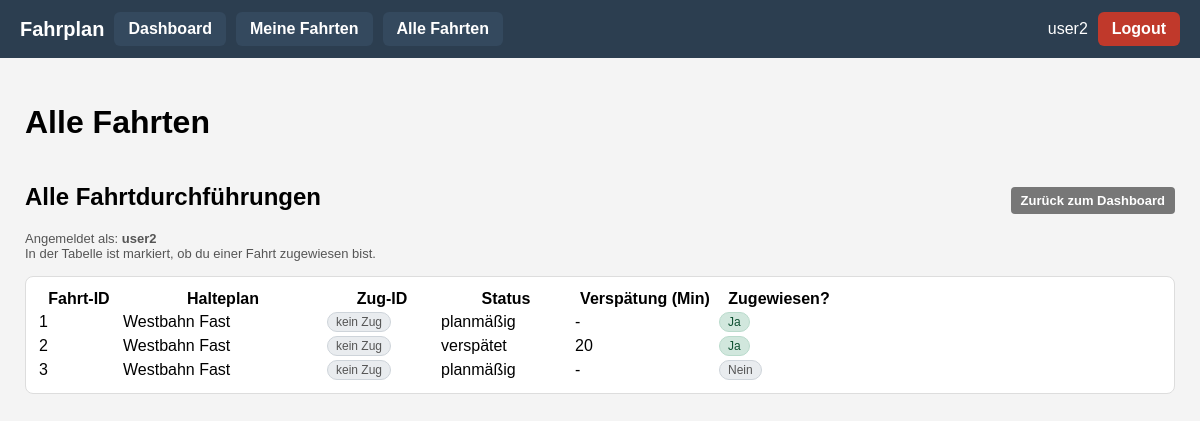
Screenshot of /fahrten/alle (signed in) with the database file from the repository.
### app/models.py (models this page shows, shortened)
class User(UserMixin, db.Model):
    __tablename__ = "user"
    id: so.Mapped[int] = so.mapped_column(primary_key=True)
    username: so.Mapped[str] = so.mapped_column(sa.String(64), index=True, unique=True)
    password_hash: so.Mapped[Optional[str]] = so.mapped_column(sa.String(256))
    role: so.Mapped[Role] = so.mapped_column(
        sa.Enum(Role), nullable=False, default=Role.MITARBEITER
    )
    mitarbeiter: so.Mapped["Mitarbeiter"] = so.relationship(
        back_populates="user", uselist=False
    )
    @property
    def is_admin(self) -> bool:
        return self.role == Role.ADMIN

class Mitarbeiter(db.Model):
    __tablename__ = "mitarbeiter"
    id: so.Mapped[int] = so.mapped_column(primary_key=True)
    name: so.Mapped[str] = so.mapped_column(sa.String(128), nullable=False)
    user_id: so.Mapped[int] = so.mapped_column(
        sa.ForeignKey("user.id"), unique=True, nullable=False
    )
    user: so.Mapped["User"] = so.relationship(back_populates="mitarbeiter")
    dienstzuweisungen: so.Mapped[List["Dienstzuweisung"]] = so.relationship(
        back_populates="mitarbeiter",
        cascade="all, delete-orphan",
    )

class Fahrtdurchfuehrung(db.Model):
    __tablename__ = "fahrtdurchfuehrung"
    fahrt_id: so.Mapped[int] = so.mapped_column(primary_key=True)
    halteplan_id: so.Mapped[int] = so.mapped_column(
        sa.ForeignKey("halteplan.halteplan_id"), nullable=False
    )
    zug_id: so.Mapped[int] = so.mapped_column(sa.Integer, nullable=False)
    status: so.Mapped[FahrtdurchfuehrungStatus] = so.mapped_column(
        sa.Enum(FahrtdurchfuehrungStatus),
        nullable=False,
        default=FahrtdurchfuehrungStatus.PLANMAESSIG,
    )
    verspaetung_min: so.Mapped[Optional[int]] = so.mapped_column(sa.Integer)
    halteplan: so.Mapped["Halteplan"] = so.relationship(back_populates="fahrten")
    dienstzuweisungen: so.Mapped[List["Dienstzuweisung"]] = so.relationship(
        back_populates="fahrt",
        cascade="all, delete-orphan",
    )
    halte: so.Mapped[List["FahrtHalt"]] = so.relationship(
        "FahrtHalt",
        back_populates="fahrt",
        cascade="all, delete-orphan",
    )
    segmente: so.Mapped[List["FahrtSegment"]] = so.relationship(
        "FahrtSegment",
        back_populates="fahrt",
        cascade="all, delete-orphan",
    )
    abfahrt_zeit: so.Mapped[datetime] = so.mapped_column(sa.DateTime(), nullable=False)
    price_factor: so.Mapped[float] = so.mapped_column(sa.Float, nullable=False, default=1.0)
    __table_args__ = (
        sa.CheckConstraint("price_factor >= 1", name="ck_fahrt_price_factor_ge1"),
    )

class Halteplan(db.Model):
    __tablename__ = "halteplan"
    halteplan_id: so.Mapped[int] = so.mapped_column(primary_key=True)
    bezeichnung: so.Mapped[str] = so.mapped_column(sa.String(128), nullable=False)
    strecke_id: so.Mapped[int] = so.mapped_column(
        sa.ForeignKey("strecke.id"), nullable=False, index=True
    )
    strecke: so.Mapped["Strecke"] = so.relationship("Strecke")
    fahrten: so.Mapped[List["Fahrtdurchfuehrung"]] = so.relationship(
        back_populates="halteplan",
        cascade="all, delete-orphan"
    )
    haltepunkte: so.Mapped[List["Haltepunkt"]] = so.relationship(
        "Haltepunkt",
        order_by="Haltepunkt.position",
        cascade="all, delete-orphan"
    )
    segmente: so.Mapped[List["HalteplanSegment"]] = so.relationship(
        "HalteplanSegment",
        order_by="HalteplanSegment.position",
        cascade="all, delete-orphan",
    )

### app/routes.py (the view)
@app.route("/fahrten/alle")
@login_required
def fahrten_alle():
    if not current_user.mitarbeiter:
        abort(403)
    mitarbeiter = current_user.mitarbeiter
    fahrten = Fahrtdurchfuehrung.query.all()
    zugewiesene_fahrten_ids = {
        dz.fahrt_id
        for dz in Dienstzuweisung.query.filter_by(mitarbeiter_id=mitarbeiter.id).all()
    }
    return render_template(
        "fahrten_alle.html",
        title="Alle Fahrten",
        fahrten=fahrten,
        mitarbeiter=mitarbeiter,
        zugewiesene_fahrten_ids=zugewiesene_fahrten_ids,
    )

### app/models.py (called while the page is built)
@login.user_loader
def load_user(id: str):
    return db.session.get(User, int(id))

### app/routes.py (called while the page is built)
@app.before_request
def before_request():
    if current_user.is_authenticated:
        current_user.last_seen = datetime.now(timezone.utc)
        db.session.commit()

### app/templates/fahrten_alle.html (shortened to what this page needs)
{% extends "base.html" %}
{% block content %}
<h1>{{ title or "Alle Fahrten" }}</h1>
<div class="card">
    <div class="card-header-row">
        <div>
            <h2>Alle Fahrtdurchführungen</h2>
            <p class="info-text">
                Angemeldet als: <strong>{{ mitarbeiter.name }}</strong><br>
                In der Tabelle ist markiert, ob du einer Fahrt zugewiesen bist.
            </p>
        </div>
        <div>
            <a href="{{ url_for('index') }}" class="btn-secondary-small">
                Zurück zum Dashboard
            </a>
        </div>
    </div>
    <div class="table-wrapper">
        <table class="table table-striped fahrten-table-alle">
            <thead>
                <tr>
                    <th class="col-id">Fahrt-ID</th>
                    <th class="col-halteplan">Halteplan</th>
                    <th class="col-zug">Zug-ID</th>
                    <th class="col-status">Status</th>
                    <th class="col-verspaetung">Verspätung (Min)</th>
                    <th class="col-zugewiesen">Zugewiesen?</th>
                </tr>
            </thead>
            <tbody>
                {% for f in fahrten %}
                <tr>
                    <td>{{ f.fahrt_id }}</td>
                    <td>{{ f.halteplan.bezeichnung }}</td>
                    <td>
                        {% if f.zug_id and f.zug_id != 0 %}
                            {{ f.zug_id }}
                        {% else %}
                            <span class="badge-grey">kein Zug</span>
                        {% endif %}
                    </td>
                    <td>{{ f.status.value }}</td>
                    <td>{{ f.verspaetung_min or '-' }}</td>
                    <td>
                        {% if f.fahrt_id in zugewiesene_fahrten_ids %}
                            <span class="badge-green">Ja</span>
                        {% else %}
                            <span class="badge-grey">Nein</span>
                        {% endif %}
                    </td>
                </tr>
                {% else %}
                <tr>
                    <td colspan="6">
                        Es sind aktuell keine Fahrtdurchführungen erfasst.
                    </td>
                </tr>
                {% endfor %}
            </tbody>
        </table>
    </div>
</div>
{% endblock %}

### app/templates/base.html (shortened to what this page needs)
<!doctype html>
<html lang="de">
<head>
</head>
<body>
<div class="navbar">
    <div class="nav-left">
        <span style="font-size: 20px; font-weight: bold;">Fahrplan</span>
        {% if current_user.is_authenticated and current_user.is_admin %}
            <a class="btn-nav" href="{{ url_for('index') }}">Dashboard</a>
            <a class="btn-nav" href="{{ url_for('mitarbeiter_list') }}">Mitarbeiter</a>
            <a class="btn-nav" href="{{ url_for('fahrten_list') }}">Fahrten</a>
            <a class="btn-nav"  href="{{ url_for('halteplaene_list') }}">Haltepläne</a>
        {% elif current_user.is_authenticated %}
            <a class="btn-nav" href="{{ url_for('index') }}">Dashboard</a>
            <a class="btn-nav" href="{{ url_for('meine_fahrten') }}">Meine Fahrten</a>
            <a class="btn-nav" href="{{ url_for('fahrten_alle') }}">Alle Fahrten</a>
        {% endif %}
    </div>
    <div class="nav-right">
        {% if current_user.is_anonymous %}
            <a class="btn-nav" href="{{ url_for('login') }}">Login</a>
        {% else %}
            <span>{{ current_user.username }}</span>
            <a class="btn-nav btn-logout" href="{{ url_for('logout') }}">Logout</a>
        {% endif %}
    </div>
</div>
<div class="container">
    {% block content %}{% endblock %}
</div>
</body>
</html>

### app/templates/base.html (style rules this page uses)
body { font-family: Arial, sans-serif; margin: 0; padding: 0; background: #f4f4f4; }
.navbar { background: #2c3e50; padding: 12px 20px; display: flex; justify-content: space-between; align-items: center; color: white; }
.nav-left, .nav-right { display: flex; gap: 10px; align-items: center; }
.btn-nav { padding: 8px 14px; border-radius: 6px; text-decoration: none; font-weight: bold; background: #34495e; color: white; transition: 0.2s; }
.btn-logout { background: #c0392b; }
.table-wrapper { max-height: 400px; overflow-y: auto; border-radius: 8px; background: white; padding: 10px; border: 1px solid #ddd; }
.container { padding: 25px; }
.btn-small, .btn-primary-small, .btn-secondary-small { display: inline-block; padding: 6px 10px; border-radius: 4px; font-size: 13px; font-weight: 600; text-decoration: none; border: none; cursor: pointer; }
.btn-secondary-small { background-color: #777; color: #fff; }

### app/templates/fahrten_alle.html (style rules this page uses)
.fahrten-table-alle .col-id { width: 80px; white-space: nowrap; }
.fahrten-table-alle .col-halteplan { min-width: 200px; }
.fahrten-table-alle .col-zug { width: 110px; white-space: nowrap; }
.fahrten-table-alle .col-status { width: 130px; white-space: nowrap; }
.fahrten-table-alle .col-verspaetung { width: 140px; white-space: nowrap; }
.fahrten-table-alle .col-zugewiesen { width: 120px; white-space: nowrap; text-align: center; }
.card-header-row { display: flex; justify-content: space-between; align-items: baseline; margin-bottom: 15px; gap: 10px; }
.info-text { font-size: 13px; color: #555; margin: 4px 0 0 0; }
.badge-green { display: inline-block; padding: 2px 8px; border-radius: 10px; font-size: 12px; background: #d1e7dd; color: #0f5132; border: 1px solid #badbcc; }
.badge-grey { display: inline-block; padding: 2px 8px; border-radius: 10px; font-size: 12px; background: #e9ecef; color: #555; border: 1px solid #ced4da; }

### rows the page displays
User: username "user2"
Mitarbeiter: name "user2"
Fahrtdurchfuehrung: fahrt_id "1", halteplan.bezeichnung "Westbahn Fast", zug_id "kein Zug", status.value "planmäßig", verspaetung_min "-", shows "Ja"
Fahrtdurchfuehrung: fahrt_id "2", halteplan.bezeichnung "Westbahn Fast", zug_id "kein Zug", status.value "verspätet", verspaetung_min "20", shows "Ja"
Fahrtdurchfuehrung: fahrt_id "3", halteplan.bezeichnung "Westbahn Fast", zug_id "kein Zug", status.value "planmäßig", verspaetung_min "-", shows "Nein"

### other values shown
{{ title or "Alle Fahrten" }} "Alle Fahrten"
